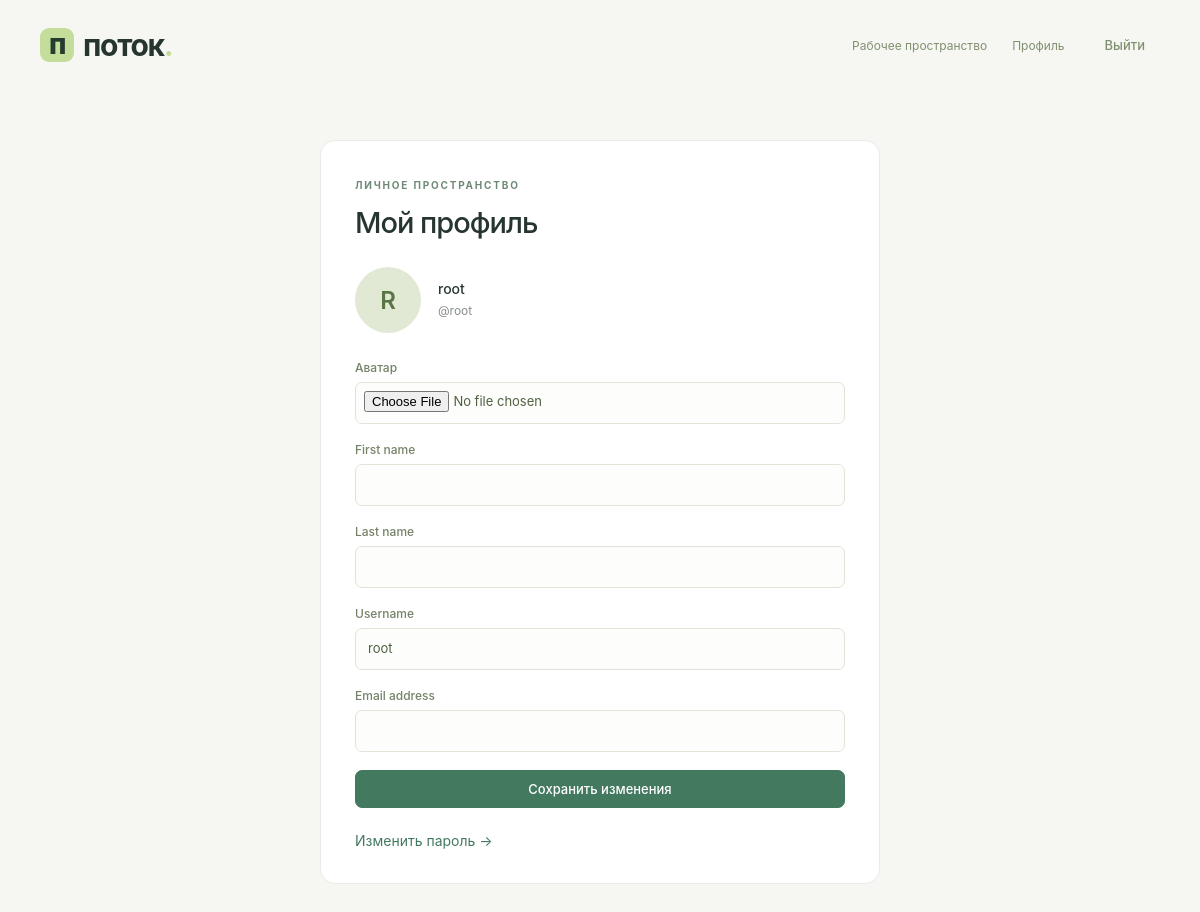
/user/profile/ (signed in), run on an earlier commit of the app's database.
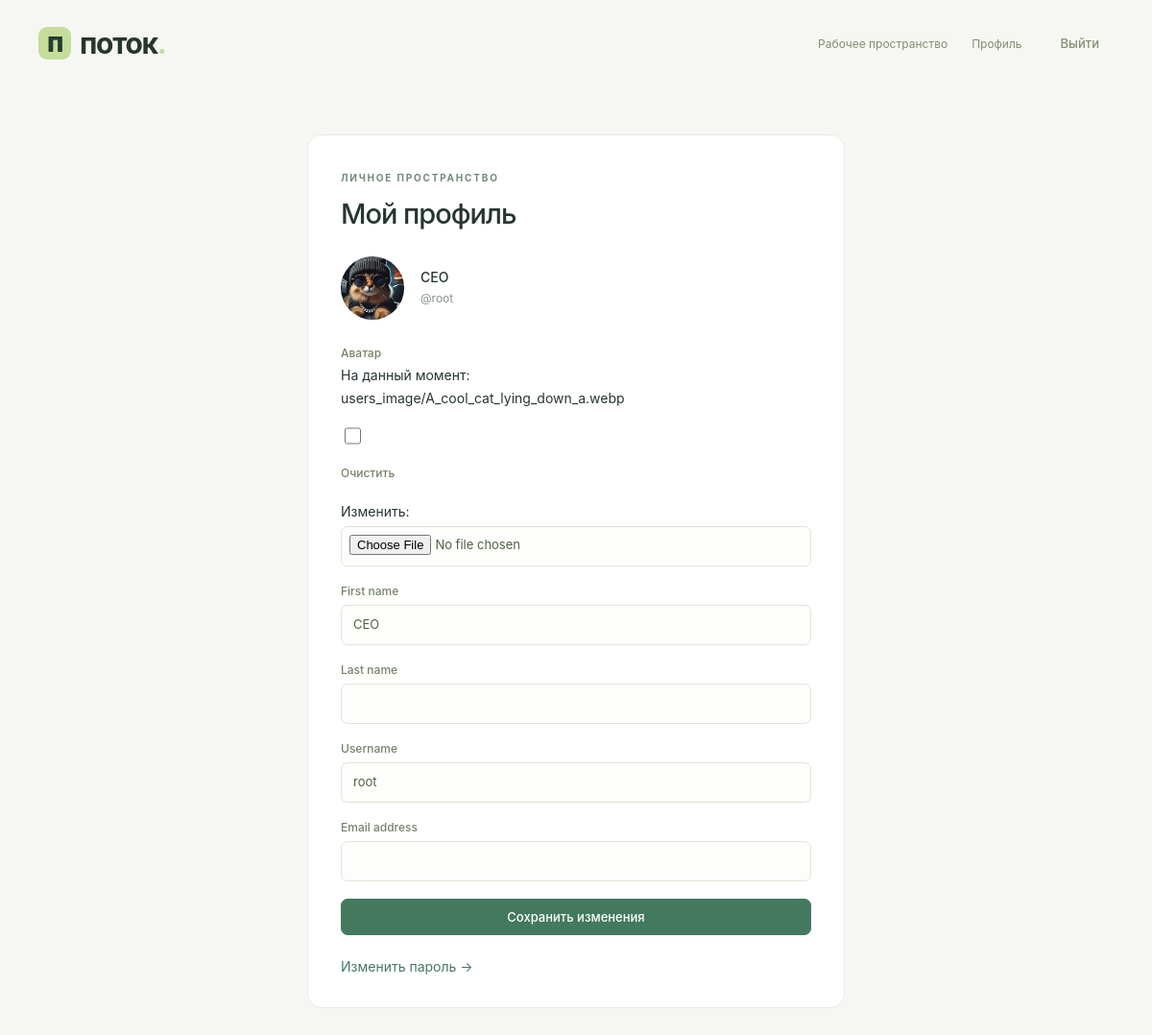
And on a later commit of the database.
### users/models.py (models this page shows, shortened)
class User(AbstractUser):
    image = models.ImageField(upload_to='users_image', blank=True, null=True, verbose_name='Аватар')
    class Meta:
        db_table = 'user'
        verbose_name = 'Пользователя'
        verbose_name_plural = 'Пользователи'

### users/views.py (the view)
# urls.py: path('profile/', views.profile, name='profile'),
@login_required
def profile(request):
    form = ProfileForm(request.POST or None, request.FILES or None, instance=request.user)
    if request.method == 'POST' and form.is_valid():
        form.save()
        messages.success(request, 'Профиль обновлён.')
        return redirect('user:profile')
    return render(request, 'users/profile.html', {'form': form})

### users/forms.py (shortened to what this page needs)
class ProfileForm(forms.ModelForm):
    class Meta:
        model = User
        fields = ['image', 'first_name', 'last_name', 'username', 'email']

### users/templates/users/profile.html (shortened to what this page needs)
{% extends 'main/layout.html' %}
{% block content %}
<section class="form-page"><span class="eyebrow">ЛИЧНОЕ ПРОСТРАНСТВО</span><h1>Мой профиль</h1>
<div class="profile-preview">{% if user.image %}<img class="avatar large" src="{{ user.image.url }}" alt="Ваш аватар">{% else %}<span class="avatar large">{{ user.username|first|upper }}</span>{% endif %}<div><strong>{{ user.get_full_name|default:user.username }}</strong><p class="muted">@{{ user.username }}</p></div></div>
<form method="post" enctype="multipart/form-data" class="stack-form">{% csrf_token %}{{ form.non_field_errors }}
{% for field in form %}<div class="field"><label for="{{ field.id_for_label }}">{{ field.label }}</label>{{ field }}{{ field.errors }}</div>{% endfor %}
<button class="button primary">Сохранить изменения</button></form>
<a class="text-link" href="{% url 'user:password' %}">Изменить пароль →</a></section>
{% endblock %}

### main/templates/main/layout.html (shortened to what this page needs)
{% load static %}
<!doctype html>
<html lang="ru">
<head>
    <link rel="stylesheet" href="{% static 'main/css/main.css' %}">
</head>
<body class="{% block body_class %}standard-page{% endblock %}">
{% block shell %}
<header class="site-header">
    <a class="brand" href="{% url 'main:home' %}"><span class="brand-mark">п</span>поток<span class="brand-dot">.</span></a>
    <nav>
        {% if user.is_authenticated %}
        <a href="{% url 'management:main_management' %}">Рабочее пространство</a>
        <a href="{% url 'user:profile' %}">Профиль</a>
        <form method="post" action="{% url 'user:logout' %}">{% csrf_token %}<button class="button ghost">Выйти</button></form>
        {% else %}
        <a href="{% url 'user:login' %}">Войти</a><a class="button" href="{% url 'user:registration' %}">Создать аккаунт</a>
        {% endif %}
    </nav>
</header>
<main id="main-content" class="standard-content">
{% block content %}{% endblock %}
</main>
{% endblock %}
</body>
</html>

### main/static/main/css/main.css (style rules this page uses)
:root { --ink:#27352f; --muted:#87908b; --accent:#43795f; --accent-light:#e8f1e9; --line:#e8ebe6; --paper:#fff; --canvas:#f6f7f3; --sidebar:#222f2b; --radius:12px; --shadow:0 2px 4px #24382a04,0 8px 28px #24382a06; font-family:Inter,"Segoe UI",Arial,sans-serif; color:var(--ink); font-size:14px; }
* { box-sizing:border-box; }
body { margin:0; background:var(--canvas); }
button,input,textarea,select { font:inherit; }
button,a,input,select,textarea { -webkit-tap-highlight-color:transparent; }
button { cursor:pointer; }
a { color:inherit; text-decoration:none; }
button { color:inherit; }
button,select { touch-action:manipulation; }
h1,h2,h3,p { margin-top:0; }
h1,h2,h3 { letter-spacing:-.035em; }
input,select,textarea { max-width:100%; }
input[type=checkbox] { accent-color:var(--accent); width:17px; height:17px; }
::placeholder { color:#9aa19c; }
.button { display:inline-flex; align-items:center; justify-content:center; gap:8px; border:1px solid #dde2da; background:white; border-radius:7px; padding:9px 14px; font-weight:500; font-size:13px; white-space:nowrap; line-height:1.4; transition:background .15s,box-shadow .15s; }
.button.primary { background:var(--accent); color:white; border-color:var(--accent); }
.button.ghost { background:transparent; border-color:transparent; }
.muted { color:var(--muted); line-height:1.65; }
.eyebrow { font-size:10px; font-weight:650; letter-spacing:1.8px; color:#6f8978; }
.text-link { display:inline-block; margin-top:24px; color:var(--accent); }
.avatar { width:32px; height:32px; display:inline-flex; align-items:center; justify-content:center; border-radius:50%; background:#e1e9d5; color:#597445; font-size:12px; font-weight:600; object-fit:cover; flex-shrink:0; }
.avatar.large { width:66px; height:66px; font-size:24px; }
.brand { display:flex; align-items:center; font-size:27px; font-weight:650; letter-spacing:-1.3px; line-height:1; }
.brand-mark { display:flex; align-items:center; justify-content:center; width:34px; height:34px; background:#c4dd9b; color:#263c2e; border-radius:9px; margin-right:9px; font-size:28px; font-weight:800; padding-bottom:3px; }
.brand-dot { color:#c4dd9b; }
.stack-form { display:flex; flex-direction:column; gap:18px; }
.field { display:flex; flex-direction:column; gap:7px; min-width:0; }
.field>label { font-size:11px; color:#748267; font-weight:500; }
.field input:not([type=checkbox]),.field select,.field textarea { border:1px solid #dfe5d7; border-radius:7px; background:#fdfefb; padding:10px 12px; width:100%; color:#4f6042; line-height:1.5; font-size:12px; }
.field input[type=file] { padding:8px; }
.site-header { height:90px; display:flex; align-items:center; justify-content:space-between; max-width:1240px; margin:auto; padding:0 40px; }
.site-header nav { display:flex; align-items:center; gap:25px; font-size:12px; color:#80906f; }
.site-header .brand { font-size:30px; }
.standard-content { max-width:1240px; margin:auto; padding:30px 40px 70px; }
.form-page { max-width:560px; padding:34px; background:white; border:1px solid var(--line); border-radius:15px; margin:20px auto; }
.form-page h1 { font-size:29px; font-weight:550; margin:13px 0 22px; }
.profile-preview { display:flex; gap:17px; align-items:center; padding:5px 0 27px; }
.profile-preview p { font-size:12px; margin:4px 0 0; }
.profile-preview strong { font-weight:550; }
.field>label { font-size:12px; }
.field input:not([type=checkbox]),.field select,.field textarea { font-size:13px; }
.form-page .field input { min-height:42px; }

What changed in the data, as far as the page shows it:
changed User "root": image: picture added; get_full_name "root" → "CEO"; first_name (not shown) → "CEO"; username|first "R" → (not shown)
Also different on the page:
new list line: "На данный момент: users_image/A_cool_cat_lying_down_a.webp Очистить Изменить: ☐"
